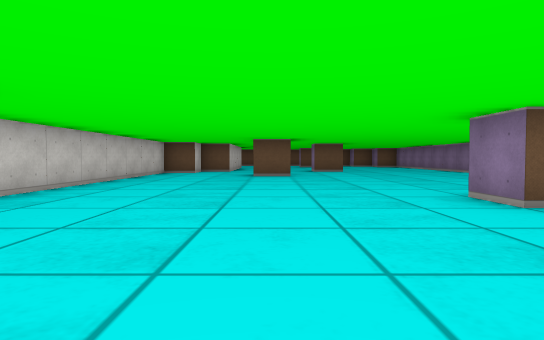
view 1 (above)

19 first-person views from a walk through a cub3D level. The camera is about half as high as the walls, tilts 2° down and sees 75° across. The floor is counted in squares. Each view is taken from the middle of a square. On the plan, view 1 faces up. The plan holds only what a view shows up to about 9 squares ahead; the rest is blank.

view 2
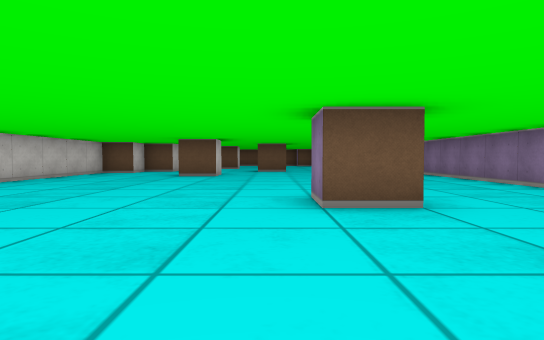

view 3
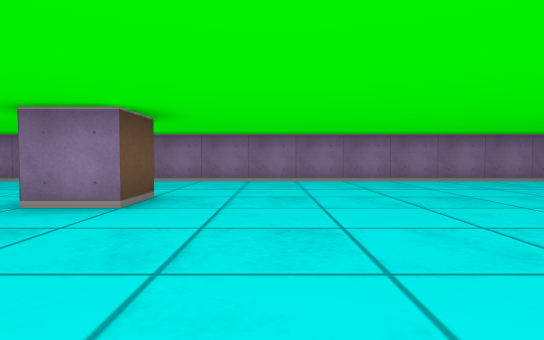

view 4
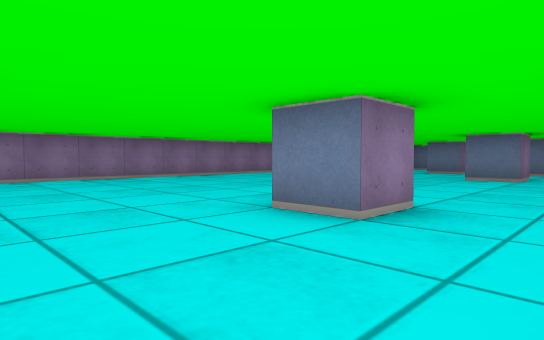

view 5
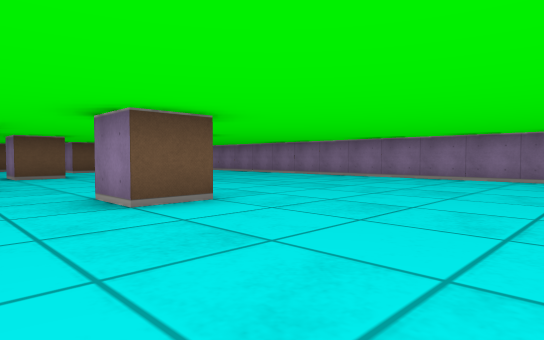

view 6
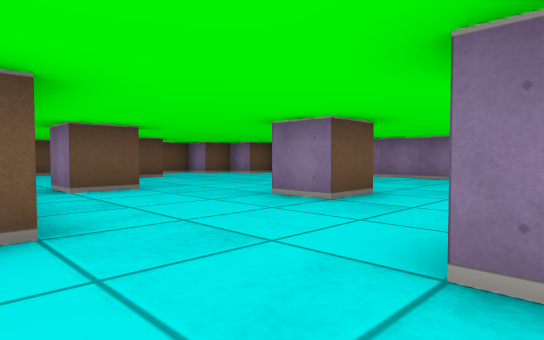

view 7
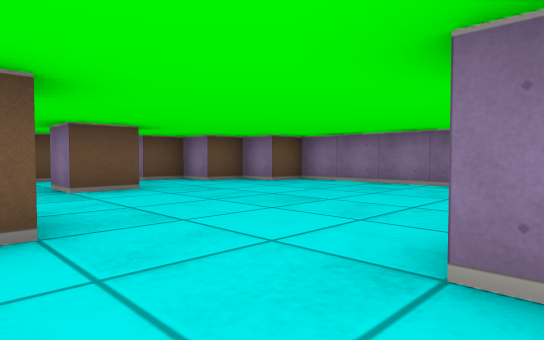

view 8
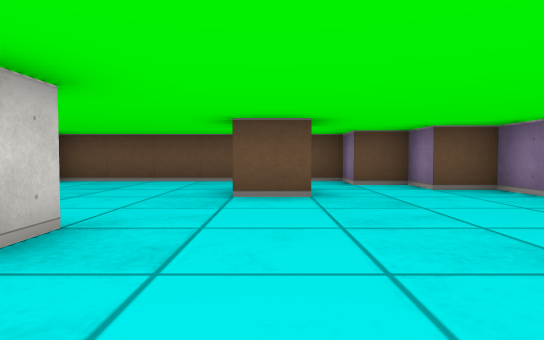

view 9
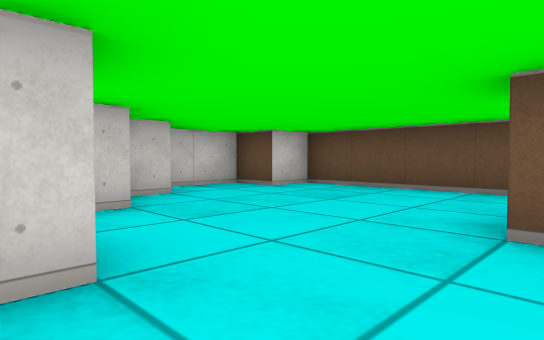

view 10
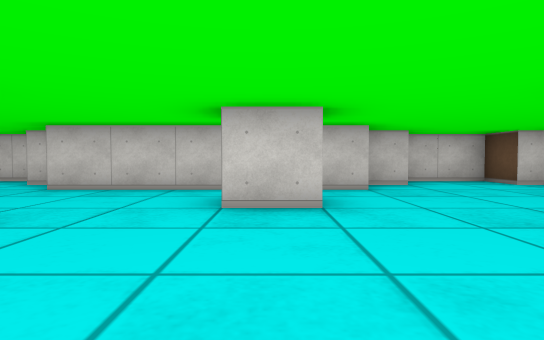

view 11
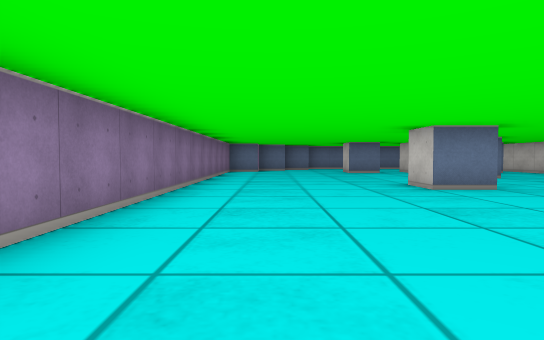

view 12
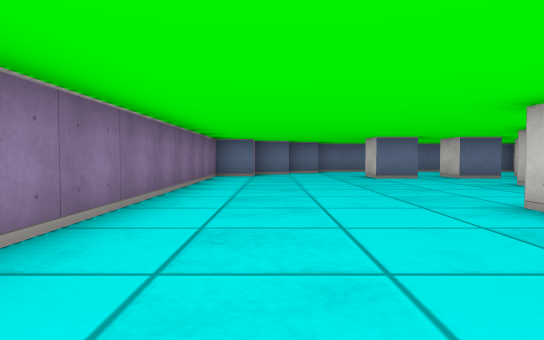

view 13
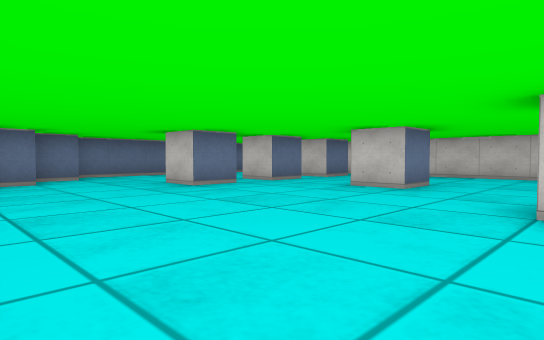

view 14
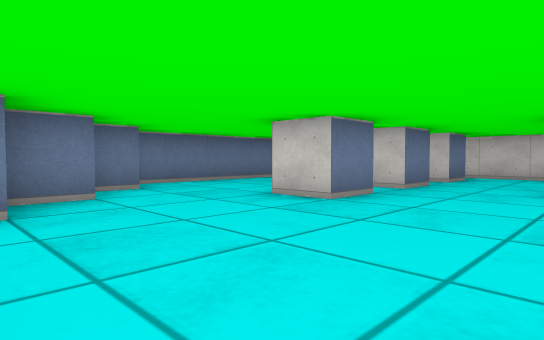

view 15
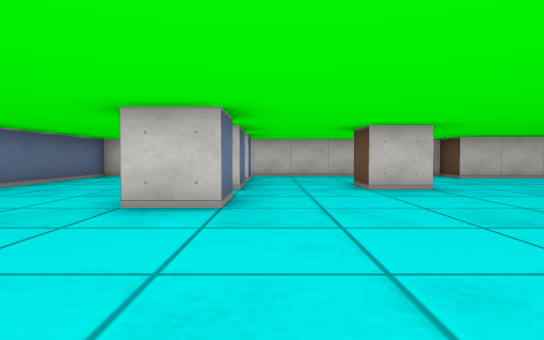

view 16
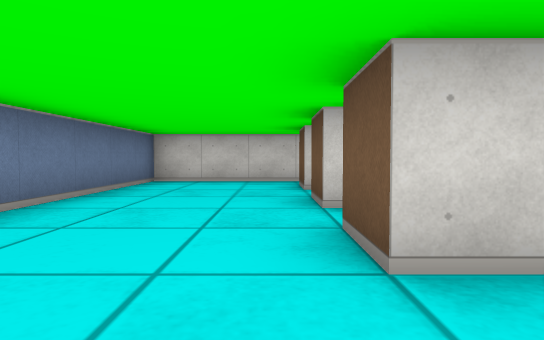

view 17
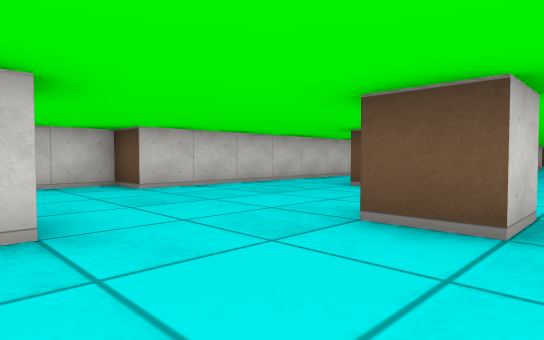

view 18
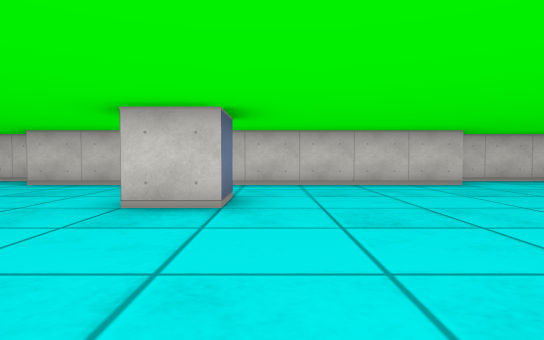

view 19
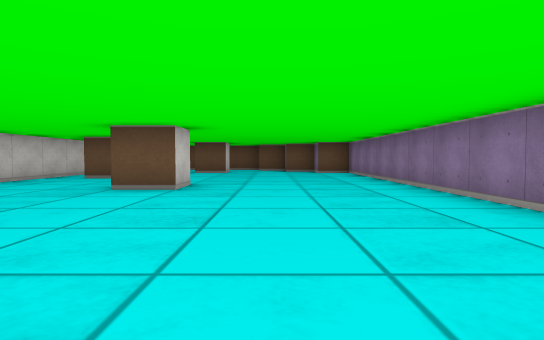

### Floor plan
Points are (right, up) in squares from view 1. A wall is a line through its corners. A room is listed if a view was taken in it or the views show most of it. See-through windows are left out.
Room 1 (views 1, 2, 3, 4, 5, 6, 7, 8, 9, 10, 11, 12, 13, 14, 15, 16, 17, 18, 19)
walls: (3.6, 3.5) (2.5, 3.5) (2.5, 4.5); (-2.5, 2.5) (-2.5, -5.5) (-3.5, -5.5) (-3.5, -14.5) (3.2, -14.5); (-0.5, -2.5) (-0.5, -1.5) (0.5, -1.5) (0.5, -2.5); (0.5, 9.5) (-0.5, 9.5) (-0.5, 10.5); (1.4, -4.5) (2.5, -4.5) (2.5, -5.5) (1.5, -5.5); (-3.5, 10.9) (-3.5, 3); (2.5, 13.5) (2.5, 12.5) (1.5, 12.5) (1.5, 13.5); (0.5, -7.5) (0.5, -8.5) (-0.5, -8.5) (-0.5, -7.5) (0.5, -7.5); (1.4, -10.5) (2.5, -10.5) (2.5, -11.5) (1.5, -11.5); (0.5, 16.6) (0.5, 15.5) (-0.5, 15.5) (-0.5, 16.5); (-0.6, -10.5) (0.5, -10.5) (0.5, -11.5) (-0.5, -11.5); (-2.6, -10.5) (-1.5, -10.5) (-1.5, -11.5) (-2.4, -11.5); (6.5, -11) (6.5, 18.5) (5.5, 18.5) (5.5, 19.5) (4.5, 19.5) (4.5, 20.5) (3.5, 20.5) (3.5, 21.5) (-2.5, 21.5) (-2.5, 20.5) (-3.5, 20.5) (-3.5, 18.9); (-1.5, 17.6) (-1.5, 12.5); (2.6, 18.5) (1.5, 18.5) (1.5, 19.5); (4.4, -12.5) (5.4, -12.5); (-2.5, 18.6) (-2.5, 17.8); (3.4, -13.5) (4.4, -13.5)

Where each view was taken, in squares from view 1:
view 1: 0 up, 0 right, facing up
view 2: 0 up, 2 right, facing up
view 3: 2 up, 1 left, facing right
view 4: 1 up, 2 left, facing down-right
view 5: 6 up, 2 left, facing up-right
view 6: 10 up, 2 left, facing up-right
view 7: 13 up, 0 right, facing up-right
view 8: 14 up, 2 right, facing up
view 9: 16 up, 2 right, facing up-left
view 10: 16 up, 4 right, facing left
view 11: 1 up, 5 right, facing down
view 12: 2 down, 5 right, facing down
view 13: 5 down, 6 right, facing down-left
view 14: 8 down, 6 right, facing down-left
view 15: 10 down, 6 right, facing left
view 16: 12 down, 4 right, facing left
view 17: 8 down, 3 right, facing up-left
view 18: 1 down, 4 right, facing left
view 19: 7 up, 4 right, facing up
